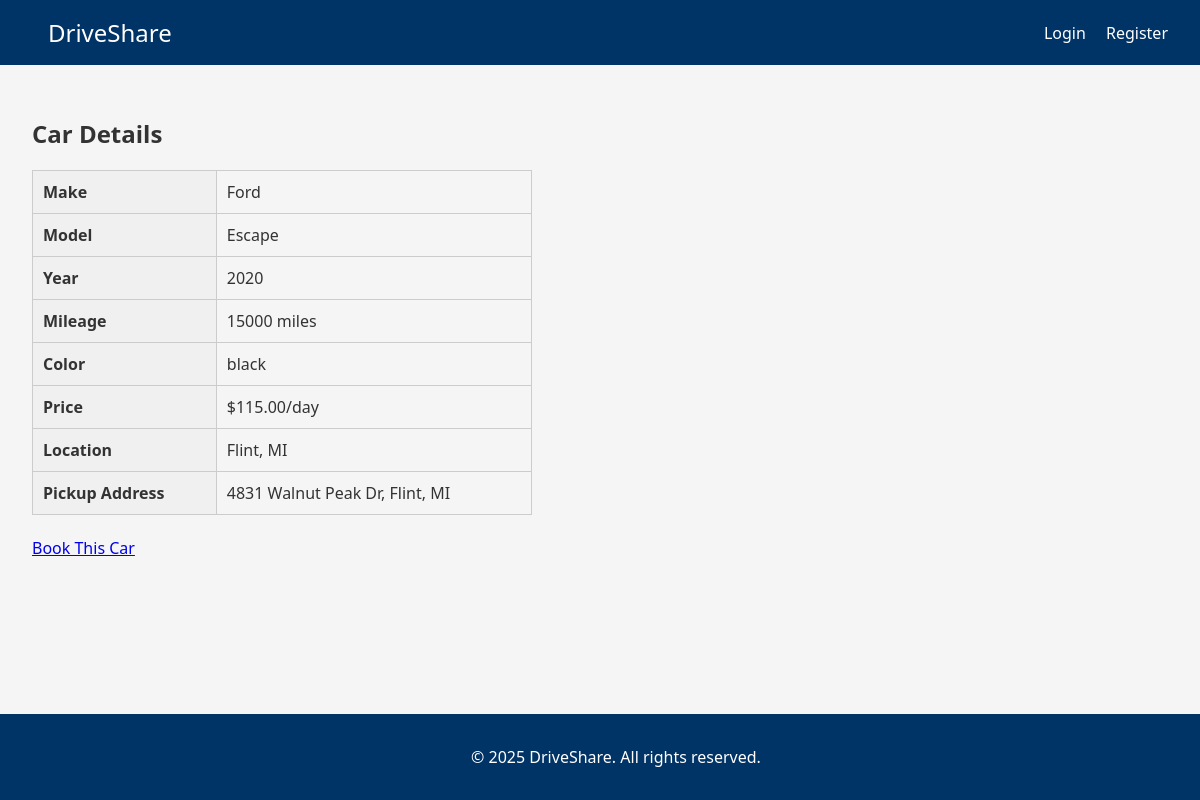
The page /car/1 on the database as committed earlier.
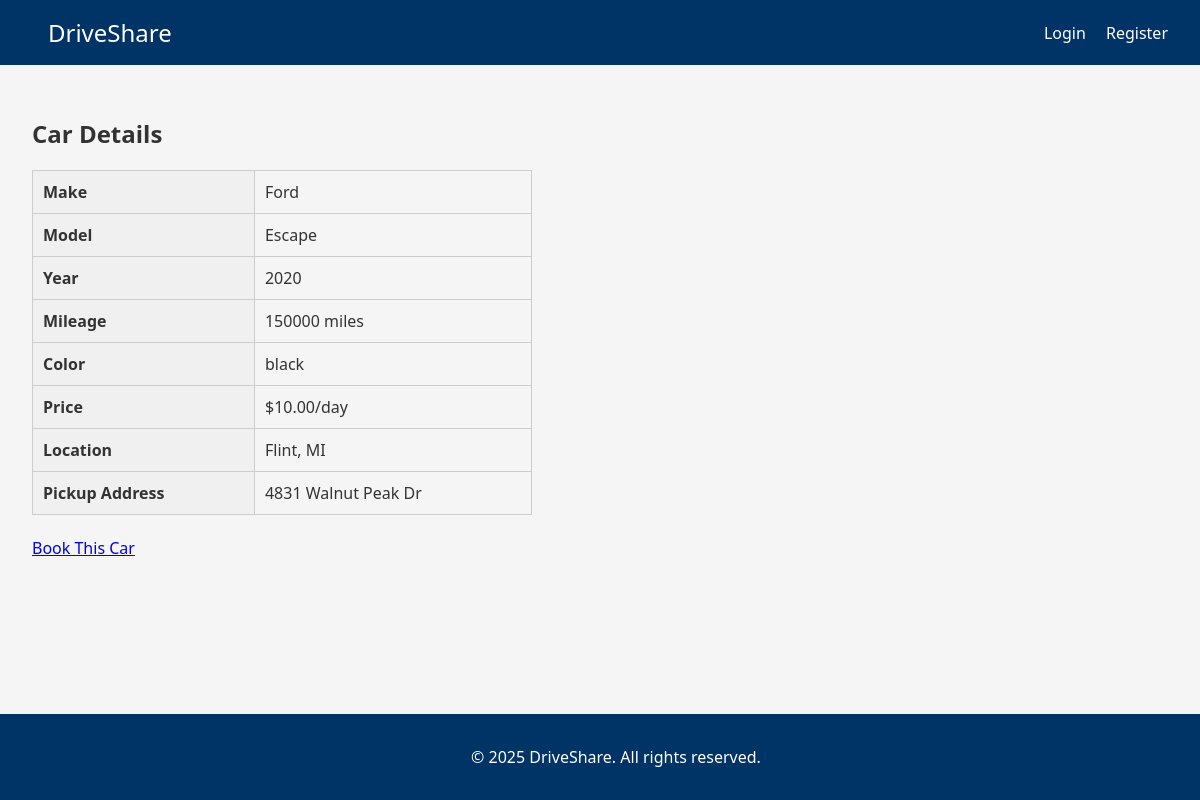
The same page on the database as committed later.
### tables this page shows
CREATE TABLE cars (
                id INTEGER PRIMARY KEY AUTOINCREMENT,
                owner_id INTEGER NOT NULL,
                model TEXT NOT NULL,
                make TEXT NOT NULL,
                year INTEGER NOT NULL,
                mileage INTEGER NOT NULL,
                color TEXT,
                price REAL NOT NULL,
                location TEXT NOT NULL,
                precise_location TEXT,
                is_available BOOLEAN DEFAULT 1,
                image_url TEXT,
                created_at TIMESTAMP DEFAULT CURRENT_TIMESTAMP,
                FOREIGN KEY(owner_id) REFERENCES users(id) ON DELETE CASCADE
            );

### routes.py (the view)
    @app.route("/car/<int:car_id>")
    def car_detail(car_id):
        car = None
        try:
            with sqlite3.connect("database.db") as conn:
                conn.row_factory = sqlite3.Row
                cursor = conn.cursor()
                cursor.execute("SELECT * FROM cars WHERE id = ?", (car_id,))
                car = cursor.fetchone()
        except Exception as e:
            flash(f"Error retrieving car details: {str(e)}")
        return render_template("car_detail.html", car=car)

### app.py (called while the page is built)
@app.context_processor
def inject_user_session():
    return dict(is_authenticated=UserSession.get_instance().is_authenticated())

### routes.py (called while the page is built)
    @staticmethod
    def get_instance():
        if UserSession._instance is None:
            UserSession()
        return UserSession._instance

    def is_authenticated(self):
        return self.user_id is not None

### templates/car_detail.html (shortened to what this page needs)
{% extends 'base.html' %}
{% block content %}
<h2>Car Details</h2>
{% if car %}
<table class="info-table">
    <tr><th>Make</th><td>{{ car['make'] }}</td></tr>
    <tr><th>Model</th><td>{{ car['model'] }}</td></tr>
    <tr><th>Year</th><td>{{ car['year'] }}</td></tr>
    <tr><th>Mileage</th><td>{{ car['mileage'] }} miles</td></tr>
    <tr><th>Color</th><td>{{ car['color'] or 'N/A' }}</td></tr>
    <tr><th>Price</th><td>${{ "%.2f"|format(car['price']) }}/day</td></tr>
    <tr><th>Location</th><td>{{ car['location'] }}</td></tr>
    <tr><th>Pickup Address</th><td>{{ car['precise_location'] }}</td></tr>
</table>
<br>
<a href="{{ url_for('booking', car_id=car['id']) }}" class="dashboard-button">Book This Car</a>
{% else %}
<p>Car not found.</p>
{% endif %}
{% endblock %}

Rows that differ between the two databases and show on the page:
changed cars "Ford": mileage "15000" → "150000"; price "115.00" → "10.00"; precise_location "4831 Walnut Peak Dr, Flint, MI" → "4831 Walnut Peak Dr"
